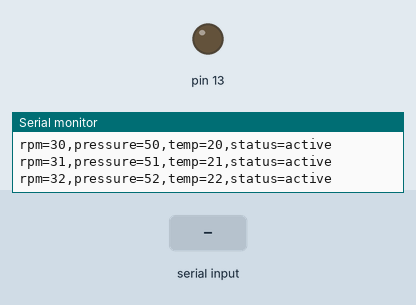
Recording of a sketch running on a simulated Arduino Uno, built with avr-gcc and run on an emulated ATmega328P. On the bench: output pins drawn as LEDs (lit = HIGH), the last lines printed to the serial monitor. The inputs (shaded band) are chosen by the test bench.

Above: at 1.5 s.
1.6 s: "1" received over Serial
At 3.4 s:
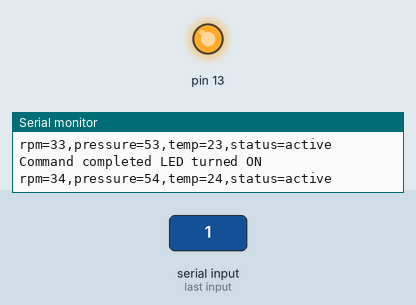
4.5 s: "2" received over Serial
At 6.9 s:
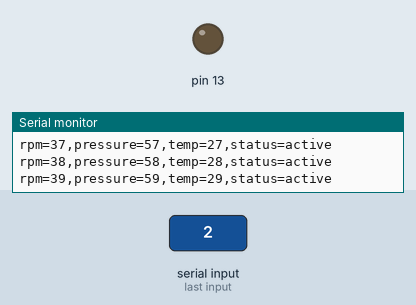
Timing chart, 0 to 8.4 s (numbered marks = the images above; inputs shaded):
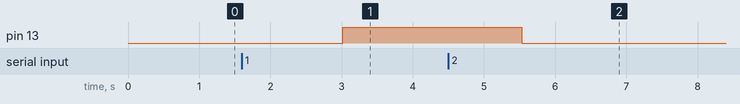

Measured:
- after the input at 1.6 s, pin 13: LOW → HIGH after 1.4 s
- after the input at 4.5 s, pin 13: HIGH → LOW after 1.0 s

The sketch:

serial_txrx.ino
```cpp
int a;
int rpm;
int pressure;
int temp;
String statu;
String data;
void setup()
{
pinMode(13, OUTPUT);
  rpm=30;
  pressure=50;
  temp=20;
  statu="active";
  data="";
Serial.begin(9600);
while (!Serial);
Serial.println("Input 1 to Turn LED on and 2 to off");
}

void loop() {
    data ="rpm=";
    data+=rpm;
    data +=",pressure=";
    data+=pressure;
    data +=",temp=";
    data+=temp;
    data +=",status=";
    data+=statu;
    Serial.println(data);
    rpm++;pressure++;temp++;
    if(rpm==100)
    {rpm=30;}
    if(pressure==200)
    {pressure=50;}
    if(temp==70)
    {
      temp=20;
    statu="active";
    }
  delay(500);

if (Serial.available())
{
String state = Serial.readString();
state.trim();
//Serial.println(state);
if (state == "1")
{
digitalWrite(13, HIGH);
Serial.println("Command completed LED turned ON");
}
else if (state == "2")
{
digitalWrite(13, LOW);
Serial.println("Command completed LED turned OFF");
}
else if (state == "stop" ||state == "STOP")
{
Serial.println("!!!!!!!!!!--STOP--!!!!!!!!!!");
statu="inactive";
}
else
{
  Serial.println("INVALID");
}
}
}
```
